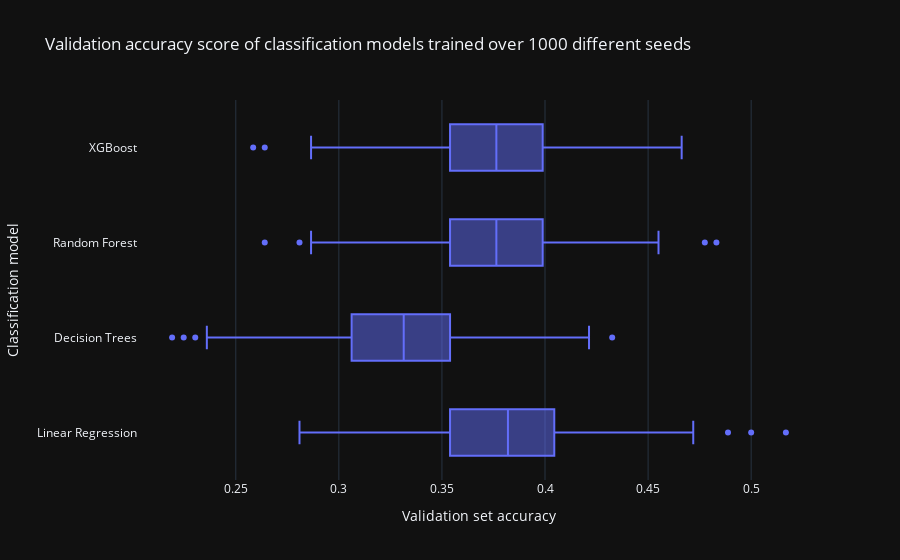

Notebook code for this chart:
### Markdown cell above
### Accuracy score boxplot

### Code cell
linear_regression_path = 'logistic_regression/repeated_metrics.json'
decision_tree_path = 'decision_tree_classifier/repeated_metrics.json'
random_forest_path = 'random_forest_classifier/repeated_metrics.json'
xgboost_path = 'xgboost_classifier/repeated_metrics.json'
linear_regression = pd.DataFrame(json.load(open(linear_regression_path, 'r'))).transpose()
decision_tree = pd.DataFrame(json.load(open(decision_tree_path, 'r'))).transpose()
random_forest = pd.DataFrame(json.load(open(random_forest_path, 'r'))).transpose()
xgboost = pd.DataFrame(json.load(open(xgboost_path, 'r'))).transpose()

validation_accuracy = pd.concat([
    linear_regression['Validation accuracy score'],
    decision_tree['Validation accuracy score'],
    random_forest['Validation accuracy score'],
    xgboost['Validation accuracy score']
    ], axis=1)

validation_accuracy.set_axis([
    'Linear Regression',
    'Decision Trees',
    'Random Forest',
    'XGBoost'
    ], axis=1, inplace=True)
    
box_plot = px.box(
    validation_accuracy,
    title='Validation accuracy score of classification models trained over 1000 different seeds',
    labels={'value': 'Validation set accuracy', 'variable': 'Classification model'},
    orientation='h'
)
box_plot.update_layout(template='plotly_dark')
box_plot.write_image('../../../README-images/classification-box-plot.png', scale=20)
box_plot.show()

### Figure 1 — Plotly figure (JSON) as saved in the notebook; plotly's stock layout.template omitted (floating-point values rounded to 4 significant figures; data arrays with more than 128 entries replaced by an {"elided": "..."} marker saying what was removed)
{"data": [{"alignmentgroup": "True", "hovertemplate": "Validation set accuracy=%{x}<br>Classification model=%{y}<extra></extra>", "legendgroup": "", "marker": {"color": "#636efa"}, "name": "", "notched": false, "offsetgroup": "", "orientation": "h", "showlegend": false, "type": "box", "x": {"elided": "4000 float values"}, "x0": " ", "xaxis": "x", "y": {"elided": "4000 str values"}, "y0": " ", "yaxis": "y"}], "layout": {"boxmode": "group", "legend": {"tracegroupgap": 0}, "title": {"text": "Validation accuracy score of classification models trained over 1000 different seeds"}, "xaxis": {"anchor": "y", "domain": [0, 1], "title": {"text": "Validation set accuracy"}}, "yaxis": {"anchor": "x", "domain": [0, 1], "title": {"text": "Classification model"}}}}
